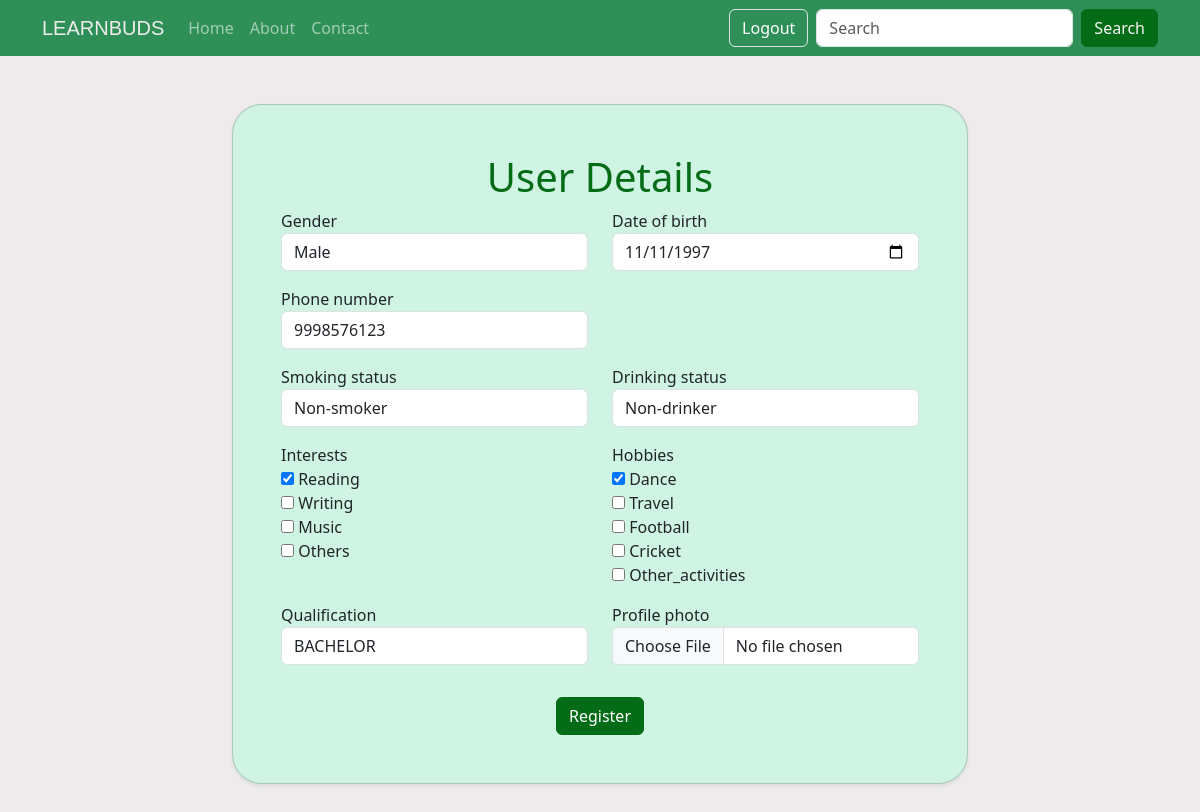
The app's page /regprofile1/ (signed in) with its own data.
### account/models.py (models this page shows, shortened)
class User(AbstractUser):
    GENDER_CHOICES = (
        ('MALE', 'Male'),
        ('FEMALE', 'Female'),
        ('OTHERS', 'Other'),
    )
    EXPERTISE_CHOICES = (
        ('BEGINNER', 'Beginner'),
        ('IINTERMEDIATE', 'Intermediate'),
        ('EXPERT', 'Expert'),
    )
    INTERESTS_CHOICES = (
        ('READING', 'Reading'),
        ('WRITING', 'Writing'),
        ('MUSIC', 'Music'),
        ('OTHERS', 'Others'),
    )
    HOBBIES_CHOICES = (
        ('DANCE', 'Dance'),
        ('TRAVEL', 'Travel'),
        ('FOOTBALL', 'Football'),
        ('CRICKET', 'Cricket'),
        ('OTHER', 'Other_activities'),
    )
    profile_photo = models.ImageField(
        upload_to='profile_photos/',
        blank=True,
        verbose_name='Profile photo'
    )
    date_of_birth = models.DateField(
        null=True,
        blank=False,
        verbose_name='Date of birth'
    )
    gender = models.CharField(
        max_length=10,
        choices=GENDER_CHOICES,
        blank=False,
        verbose_name='Gender',
        default='MALE'
    )
    phone_number = models.CharField(
        max_length=15,
        unique=True,
        blank=True,
        null=True,
        verbose_name='Phone number'
    )
    age = models.PositiveIntegerField(null=True, blank=True)
    hobbies = models.TextField(max_length=255, blank=False)
    interests = models.TextField(max_length=255, blank=False)
    smoking_status = models.CharField(max_length=20,default='Non-smoker', choices=[('Non-smoker', 'Non-smoker'),('Smoker', 'Smoker'),('Occasional', 'Occasional'),])
    drinking_status = models.CharField(max_length=20,default='Non-drinker', choices=[('Non-drinker', 'Non-drinker'),('Drinker', 'Drinker'),('Occasional', 'Occasional'),])
    qualification = models.CharField(max_length=255, blank=False
                                     ,choices=[('SSLC', 'SSLC'), ('PLUSTWO', 'PLUSTWO'), ('BACHELOR', 'BACHELOR'), ('MASTERS', 'MASTERS'), ('PHD', 'PHD')]
)
    company_name = models.CharField(max_length=255, blank=True)
    designation = models.CharField(max_length=255, blank=True)
    location = models.CharField(max_length=255, blank=True)
    job_title = models.CharField(max_length=255, blank=True)
    expertise = models.CharField(
        max_length=100,
        choices=EXPERTISE_CHOICES,
        blank=True,
        verbose_name='Expertise',
        default=''
    )

### account/views.py (the view, shortened to what this page needs)
# urls.py: path('regprofile1/', Regpro1View.as_view(), name='regprofile1'),
class Regpro1View(LoginRequiredMixin, UpdateView):
    model = User
    form_class = regprofile1
    template_name = 'accounts/regprofile1.html'
    success_url = reverse_lazy('account:regprofile2')
    def get(self, request, *args, **kwargs):
        form = self.form_class(instance=request.user)
        return render(request, self.template_name, {'form': form})

### account/templates/accounts/regprofile1.html (shortened to what this page needs)
{% extends 'shared/home.html' %}
{% block content %}
<div class="container mt-5 mb-5">
    <div class="row justify-content-center">
        <div class="col-lg-8">
            <div class="card shadow-sm" style="background-color: rgb(207, 244, 228); border-radius: 30px;">
                <div class="card-body p-5">
                    <h1 class="text-center" style="color: rgb(4, 108, 23);">User Details</h1>
                    <form method="post" enctype="multipart/form-data">
                        <div class="row mb-3">
                            <div class="col-md-6">
                                {% include 'components/form_field.html' with field=form.gender %}
                            </div>
                            <div class="col-md-6">
                                {% include 'components/form_field.html' with field=form.date_of_birth %}
                            </div>
                        </div>
                        <div class="row mb-3">
                            <div class="col-md-6">
                                {% include 'components/form_field.html' with field=form.phone_number %}
                            </div>
                        </div>
                        <div class="row mb-3">
                            <div class="col-md-6">
                                {% include 'components/form_field.html' with field=form.smoking_status %}
                            </div>
                            <div class="col-md-6">
                                {% include 'components/form_field.html' with field=form.drinking_status %}
                            </div>
                        </div>
                        <div class="row mb-3">
                            <div class="col-md-6">
                                {% include 'components/form_field.html' with field=form.interests %}
                            </div>
                            <div class="col-md-6">
                                {% include 'components/form_field.html' with field=form.hobbies %}
                            </div>
                        </div>
                        <div class="row mb-3">
                            <div class="col-md-6">
                                {% include 'components/form_field.html' with field=form.qualification %}
                            </div>
                            <div class="col-md-6">
                                {% include 'components/form_field.html' with field=form.profile_photo %}
                            </div>
                        </div>
                        <div class="text-center">
                            <button type="submit" class="btn btn-primary mt-3" style="background-color:rgb(4, 108, 23); border-color:rgb(4, 108, 23);">
                                Register
                            </button>
                        </div>
                    </form>
                </div>
            </div>
        </div>
    </div>
</div>
{% endblock content %}

### templates/components/form_field.html (shortened to what this page needs)
<div class="form-group">
    <label for="">{{ field.label }}</label>
    {{ field }}
</div>

### records on screen
User: gender "Male", date_of_birth "11/11/1997", phone_number "9998576123", smoking_status "Non-smoker", drinking_status "Non-drinker", interests "☑ ☐ ☐ ☐", hobbies "☑ ☐ ☐ ☐ ☐", qualification "BACHELOR"

### other values on screen
{{ field.label }} "Gender Date of birth Phone number Smoking status Drinking status Interests Hobbies Qualification Profile photo"
